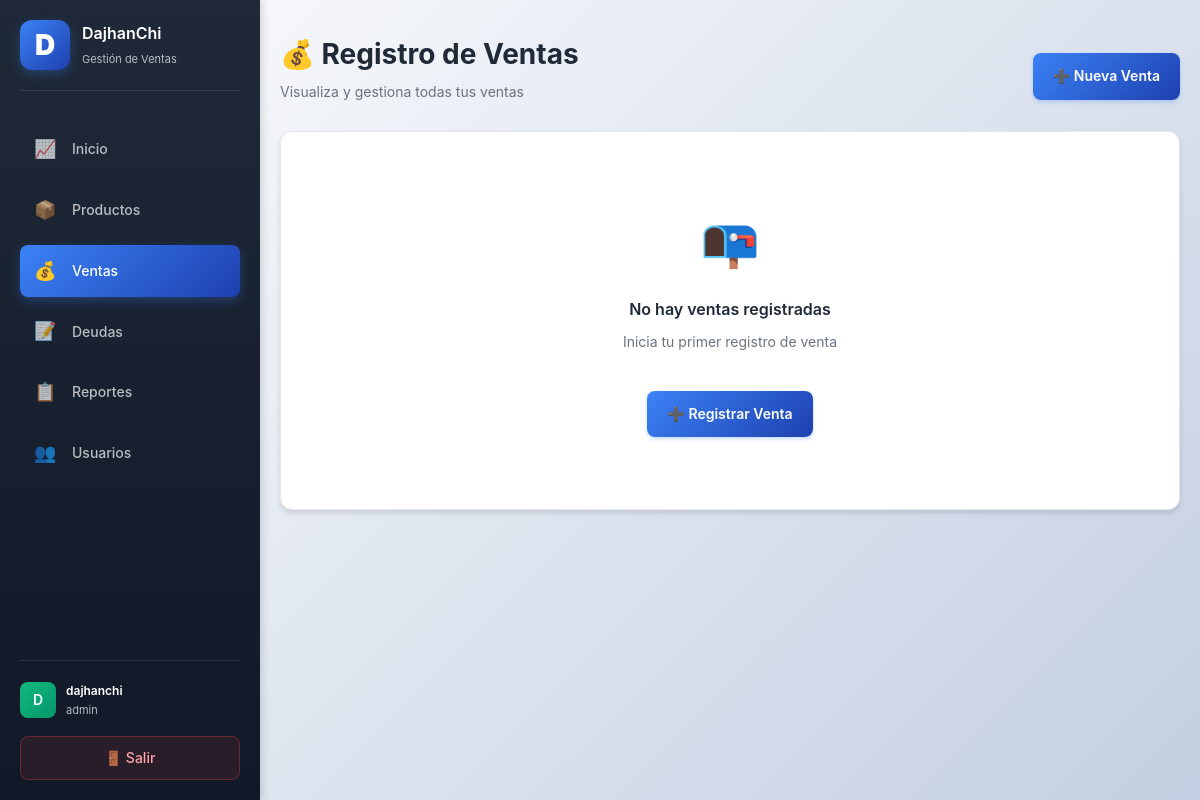
Before: /sales (signed in) with the older database file.
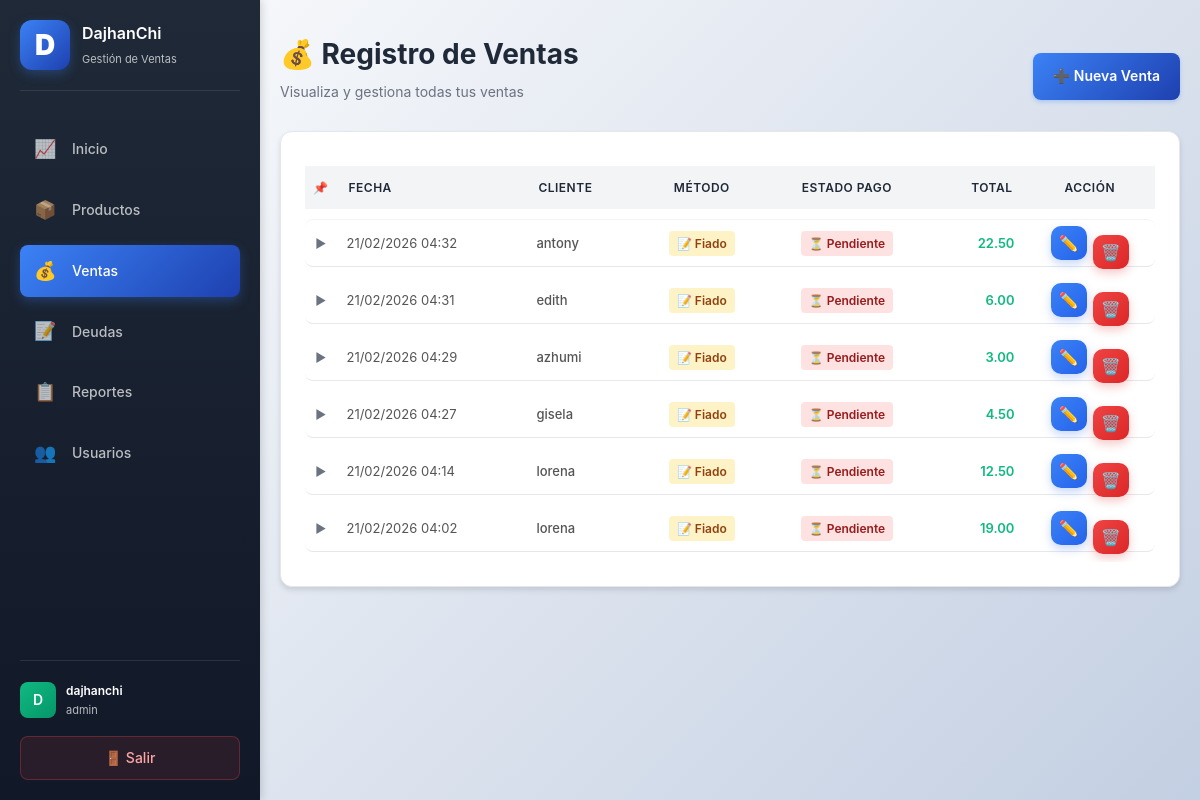
After: the same page with the newer database file.
### app.py (models this page shows)
class Sale(db.Model):
    id = db.Column(db.Integer, primary_key=True)
    created_at = db.Column(db.DateTime, nullable=False, default=datetime.utcnow, index=True)
    customer_name = db.Column(db.String(160))
    payment_method = db.Column(db.String(20), nullable=False, default="efectivo")  # efectivo, yape, fiado
    total_cents = db.Column(db.Integer, nullable=False, default=0)
    paid_cents = db.Column(db.Integer, nullable=False, default=0)
    payment_status = db.Column(db.String(20), nullable=False, default="pagado")  # pagado, pendiente, parcial
    @property
    def pending_cents(self):
        return self.total_cents - self.paid_cents

### app.py (the view)
@app.route("/sales")
@login_required
def sales():
    items = Sale.query.options(db.joinedload(Sale.items)).order_by(Sale.created_at.desc()).limit(100).all()
    return render_template("sales.html", sales=items)

### app.py (called while the page is built, shortened)
@app.before_request
def init_db_once():
    global _db_initialized
    if _db_initialized:
        return

@app.template_filter("money")
def format_money(cents):
    if cents is None:
        return "0.00"
    return f"{cents / 100:.2f}"

def login_required(view):
    @wraps(view)
    def wrapped(*args, **kwargs):
        if not session.get("user_id"):
            return redirect(url_for("login"))
        return view(*args, **kwargs)
    return wrapped

### templates/sales.html (shortened to what the changed rows need)
{% extends "base.html" %}
{% block content %}
<div class="page-head">
    <div>
        <h1>💰 Registro de Ventas</h1>
    </div>
</div>
<div class="card">
    {% if sales %}
    <div style="overflow-x: auto;">
        <table class="sales-table" style="width: 100%;">
            <thead>
                <tr style="border-bottom: 2px solid #e5e7eb;">
                    <th style="text-align: center; width: 30px; padding: 8px;">📌</th>
                    <th style="text-align: left; padding: 12px;">Fecha</th>
                    <th style="text-align: left; padding: 12px;">Cliente</th>
                    <th style="text-align: center; padding: 12px;">Método</th>
                    <th style="text-align: center; padding: 12px;">Estado Pago</th>
                    <th style="text-align: right; padding: 12px;">Total</th>
                    <th style="text-align: center; padding: 8px;">Acción</th>
                </tr>
            </thead>
            <tbody>
            {% for sale in sales %}
                <tr style="border-bottom: 1px solid #f3f4f6; cursor: pointer;" data-sale-id="{{ sale.id }}" class="sale-row">
                    <td style="text-align: center; padding: 8px 6px; vertical-align: middle;">
                        <span id="icon_{{ sale.id }}" style="color: #6b7280; font-size: 12px;">▶</span>
                    </td>
                    <td style="padding: 8px 10px; vertical-align: middle;">{{ sale.created_at.strftime("%d/%m/%Y %H:%M") }}</td>
                    <td style="padding: 8px 10px; font-weight: 500; vertical-align: middle;">{{ sale.customer_name or "Anónimo" }}</td>
                    <td style="text-align: center; padding: 8px 10px; vertical-align: middle;">
                        {% if sale.payment_method == 'efectivo' or not sale.payment_method %}
                            <span style="background: #dcfce7; color: #166534; padding: 3px 8px; border-radius: 4px; font-size: 12px; font-weight: 600; display: inline-block;">💵 Efectivo</span>
                        {% elif sale.payment_method == 'yape' %}
                            <span style="background: #dbeafe; color: #0c4a6e; padding: 3px 8px; border-radius: 4px; font-size: 12px; font-weight: 600; display: inline-block;">📱 Yape</span>
                        {% elif sale.payment_method == 'fiado' %}
                            <span style="background: #fef3c7; color: #92400e; padding: 3px 8px; border-radius: 4px; font-size: 12px; font-weight: 600; display: inline-block;">📝 Fiado</span>
                        {% else %}
                            <span style="background: #dcfce7; color: #166534; padding: 3px 8px; border-radius: 4px; font-size: 12px; font-weight: 600; display: inline-block;">💵 {{ sale.payment_method }}</span>
                        {% endif %}
                    </td>
                    <td style="text-align: center; padding: 8px 10px; vertical-align: middle;">
                        {% if sale.payment_status == 'pagado' %}
                            <span style="background: #dcfce7; color: #166534; padding: 3px 8px; border-radius: 4px; font-size: 12px; font-weight: 600; display: inline-block;">✅ Pagado</span>
                        {% elif sale.payment_status == 'pendiente' %}
                            <span style="background: #fee2e2; color: #991b1b; padding: 3px 8px; border-radius: 4px; font-size: 12px; font-weight: 600; display: inline-block;">⏳ Pendiente</span>
                        {% elif sale.payment_status == 'parcial' %}
                            <span style="background: #dbeafe; color: #0c4a6e; padding: 3px 8px; border-radius: 4px; font-size: 12px; font-weight: 600; display: inline-block;">💵 Parcial</span>
                        {% endif %}
                    </td>
                    <td style="text-align: right; padding: 8px 10px; color: #10b981; font-weight: 600; vertical-align: middle;">{{ sale.total_cents | money }}</td>
                    <td style="text-align: center; padding: 6px; vertical-align: middle;">
                        <div class="action-buttons">
                            <a href="{{ url_for('sale_edit', sale_id=sale.id) }}" class="action-btn edit" title="Editar">✏️</a>
                            <form method="post" action="{{ url_for('sale_delete', sale_id=sale.id) }}">
                                <button type="submit" data-confirm="¿Eliminar esta venta y devolver stock?" data-confirm-title="Eliminar venta" class="action-btn delete" title="Eliminar">🗑️</button>
                            </form>
                        </div>
                    </td>
                </tr>
            {% endfor %}
            </tbody>
        </table>
    </div>
    {% else %}
    <div style="text-align: center; padding: 48px 0;">
        <p style="font-size: 48px; margin: 0;">📭</p>
        <h3 style="margin: 16px 0 8px 0;">No hay ventas registradas</h3>
        <p style="color: #6b7280; margin: 0 0 20px 0;">Inicia tu primer registro de venta</p>
        <a class="button" href="{{ url_for('sale_new') }}">➕ Registrar Venta</a>
    </div>
    {% endif %}
</div>
{% endblock %}

Changed rows visible on the page:
added Sale: created_at "21/02/2026 04:32", customer_name "antony", payment_method "📝 Fiado", payment_status "⏳ Pendiente", total_cents "22.50"
added Sale: created_at "21/02/2026 04:31", customer_name "edith", payment_method "📝 Fiado", payment_status "⏳ Pendiente", total_cents "6.00"
added Sale: created_at "21/02/2026 04:29", customer_name "azhumi", payment_method "📝 Fiado", payment_status "⏳ Pendiente", total_cents "3.00"
added Sale: created_at "21/02/2026 04:27", customer_name "gisela", payment_method "📝 Fiado", payment_status "⏳ Pendiente", total_cents "4.50"
added Sale: created_at "21/02/2026 04:14", customer_name "lorena", payment_method "📝 Fiado", payment_status "⏳ Pendiente", total_cents "12.50"
added Sale: created_at "21/02/2026 04:02", customer_name "lorena", payment_method "📝 Fiado", payment_status "⏳ Pendiente", total_cents "19.00"
Other visible differences:
text no longer shown: "📭 No hay ventas registradas Inicia tu primer registro de venta ➕ Registrar Venta"
text now shown: "📌 FECHA CLIENTE MÉTODO ESTADO PAGO TOTAL ACCIÓN"
